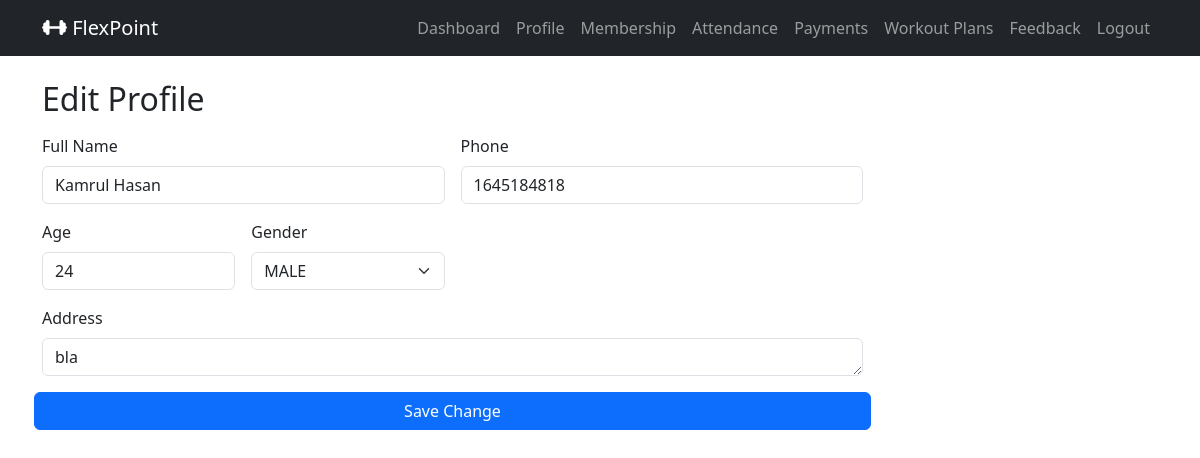
Page /member_profile_edit/ (signed in) on the earlier database version.
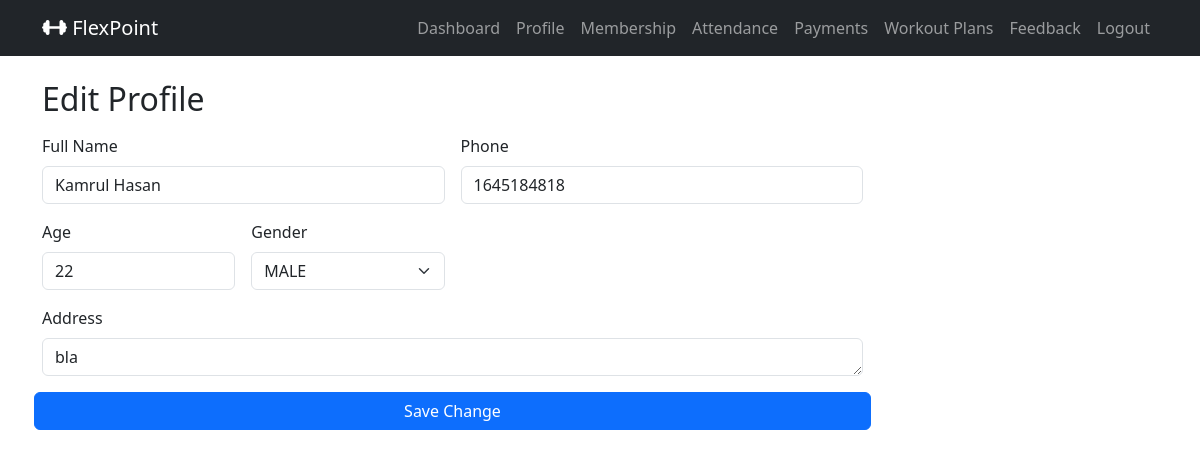
Same page on the later database version.
### gymapp/models.py (models this page shows, shortened)
class MemberProfile(models.Model):
    GENDER_CHOICES = (
        ('MALE', 'Male'),
        ('FEMALE', 'Female'),
        ('OTHER', 'Other'),
    )
    user             = models.OneToOneField(settings.AUTH_USER_MODEL, on_delete=models.CASCADE, related_name='member_profile')
    full_name        = models.CharField(max_length=100)
    mobile           = models.BigIntegerField()
    age              = models.PositiveIntegerField(null=True, blank=True)
    gender           = models.CharField(max_length=10, choices=GENDER_CHOICES, null=True, blank=True)
    address          = models.TextField(blank=True)
    join_date        = models.DateField(default=timezone.now)
    plan             = models.ForeignKey(MembershipPlan, on_delete=models.SET_NULL, null=True, blank=True, related_name='members')
    trainer          = models.ForeignKey(Trainer, on_delete=models.SET_NULL, null=True, blank=True, related_name='members')
    membership_start = models.DateField(null=True, blank=True)
    membership_end   = models.DateField(null=True, blank=True)

### gymapp/views.py (the view)
    def wrapper(request, *args, **kwargs):
        if not request.user.is_authenticated or getattr(request.user, 'role', None) != 'MEMBER':
            messages.error(request, 'You must be a Member to access this page.')
            return redirect('member_login_view')
        return view_func(request, *args, **kwargs)

### gymapp/views.py (called while the page is built, shortened)
def member_required(view_func):
    def wrapper(request, *args, **kwargs):
        if not request.user.is_authenticated or getattr(request.user, 'role', None) != 'MEMBER':
            messages.error(request, 'You must be a Member to access this page.')
            return redirect('member_login_view')
        return view_func(request, *args, **kwargs)
    return wrapper

@member_required
def member_profile_edit(request):
    member = request.user.member_profile
    return render(request, 'member_profile_edit.html', {'member': member})

### gymapp/templates/member_profile_edit.html (shortened to what this page needs)
{% extends 'base.html' %}
{% block content %}
<h2 class="mb-3">Edit Profile</h2>
<form method="POST" class="row g-3 w-75">
    <div class="col-md-6">
        <label for="full_name" class="form-label">Full Name</label>
        <input type="text" class="form-control" id="full_name" name="full_name" value="{{ member.full_name }}">
    </div>
    <div class="col-md-6">
        <label for="mobile" class="form-label">Phone</label>
        <input type="number" class="form-control" id="mobile" name="mobile" value="{{ member.mobile }}">
    </div>
    <div class="col-md-3">
        <label for="age" class="form-label">Age</label>
        <input type="number" class="form-control" id="age" name="age" value="{{ member.age }}">
    </div>
    <div class="col-md-3">
        <label for="gender" class="form-label">Gender</label>
        <select class="form-select" name="gender" id="gender">
            <option value="MALE" {% if member.gender == 'MALE' %}selected{% endif %}>MALE</option>
        </select>
    </div>
    <div class="col-md-12">
        <label for="address" class="form-label">Address</label>
        <textarea name="address" id="address" class="form-control" rows="1">{{member.address}}</textarea>
    </div>
    <button type="submit" class="btn btn-primary">Save Change</button>
</form>
{% endblock %}

Differences in the rows shown:
changed MemberProfile "Kamrul Hasan": age "24" → "22"; gender (not shown) → "MALE"
Other differences:
form field gender: "MALE" → (not shown)
